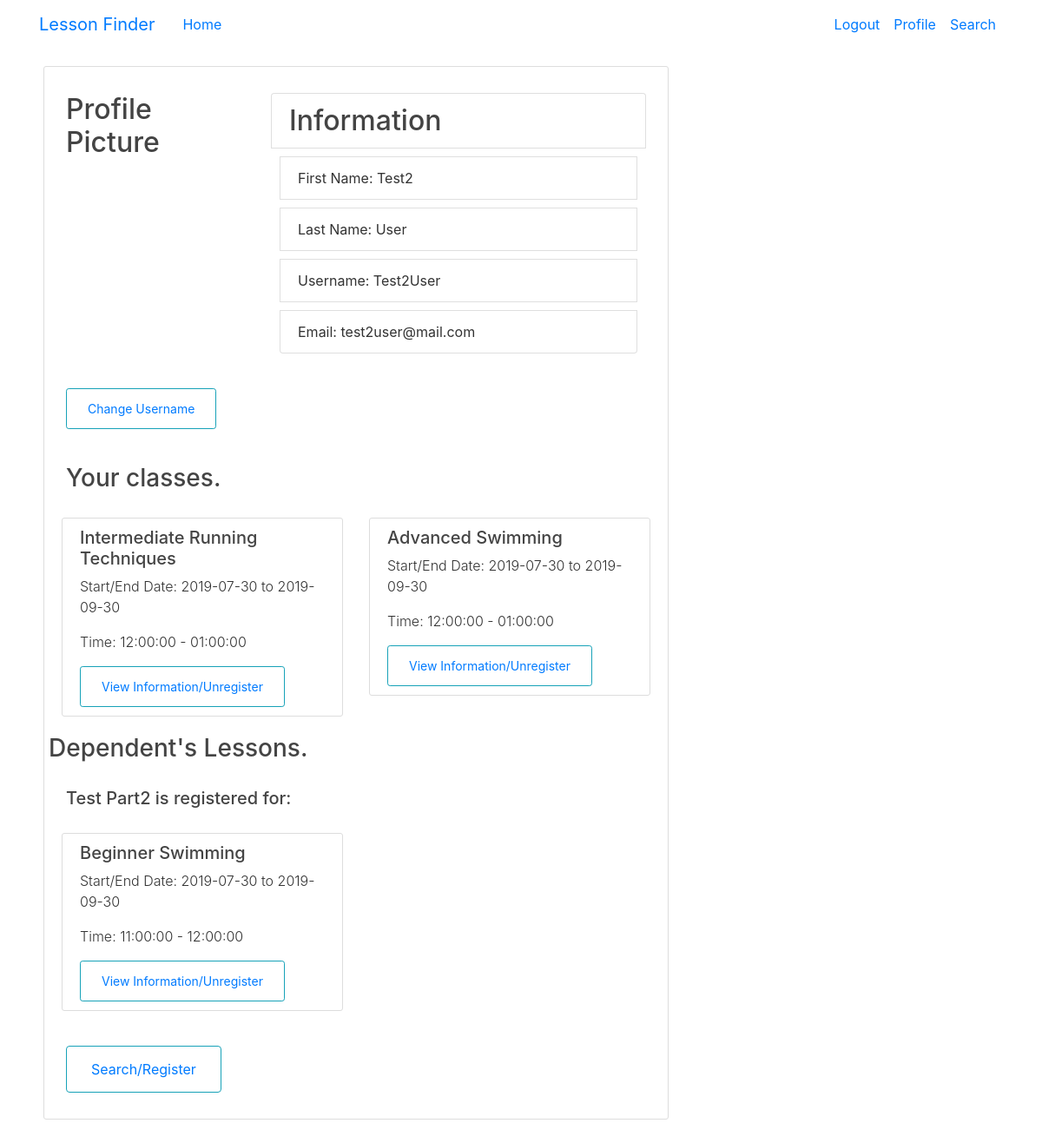
The page /profile (signed in) on the database its author committed.
### lessonfinder/models.py (models this page shows, shortened)
class User(db.Model, UserMixin):
    id = db.Column(db.Integer, primary_key=True)
    active = db.Column(db.Boolean(), nullable=False)
    fName = db.Column(db.String(50), nullable=False)
    lName = db.Column(db.String(50), nullable=False)
    email = db.Column(db.String(50), unique=True, nullable=False)
    birthday = db.Column(db.Date, nullable=False)
    username = db.Column(db.String(30), unique=True, nullable=False)
    password = db.Column(db.String(60), nullable=False)
    lessons = db.relationship('Lesson', secondary=lessons, backref=db.backref('selfParticipant', lazy='dynamic'))
    dependents = db.relationship('Participant', backref=db.backref('guardian'))

class Lesson(db.Model):
    id = db.Column(db.Integer, primary_key=True)
    name = db.Column(db.String(100), nullable=False)
    startDate = db.Column(db.Date, nullable=False)
    endDate = db.Column(db.Date, nullable=False)
    startTime = db.Column(db.Time, nullable=False)
    endTime = db.Column(db.Time, nullable=False)
    contactEmail = db.Column(db.String(250), nullable=False)
    level = db.Column(db.Integer)
    location = db.Column(db.String(50), nullable=False)
    organizationId = db.Column(db.Integer(), db.ForeignKey('organization.id'), nullable=False)
    instructor = db.Column(db.String(50), nullable=False)
    desc = db.Column(db.String(200))
    cap = db.Column(db.Integer, nullable=False)
    day = db.Column(db.String, nullable=False)

class Participant(db.Model, UserMixin):
    id = db.Column(db.Integer, primary_key=True)
    fName = db.Column(db.String(50), nullable=False)
    lName = db.Column(db.String(50), nullable=False)
    contactNum = db.Column(db.String(12))
    contactEmail = db.Column(db.String(50), nullable=False)
    user = db.Column(db.Integer, db.ForeignKey('user.id'))
    lessons = db.relationship('Lesson', secondary=depLessons, backref=db.backref('participants', lazy='dynamic'))

### lessonfinder/routes.py (the view)
@app.route("/profile")
@login_required
def profile():
    if current_user.is_authenticated:
        lessons = current_user.lessons
        dependents = current_user.dependents
        depLessons = []
        for dependent in dependents:
            for lesson in dependent.lessons:
                depLessons.append(lesson)
        return render_template('profile.html', title="Profile",
                               lessons=lessons, dependents=dependents, depLessons=depLessons)

### lessonfinder/templates/profile.html (shortened to what this page needs)
{% extends "layout2.html" %}
{% block content %}
        <div class="content-section">
            <div class="row">
                <div class="col-md-4">
                    <h2>Profile Picture</h2>
                </div>
                <div class="col-md-8">
                    <h2 class="list-group-item">Information</h2>
                    <li class="list-group-item" name="fName">First Name: {{ current_user.fName }}</li>
                    <li class="list-group-item" name="lName">Last Name: {{ current_user.lName }}</li>
                    <li class="list-group-item" name="lName">Username: {{ current_user.username }}</li>
                    <li class="list-group-item" name="email">Email: {{ current_user.email }}</li>
                </div>
            </div>
            <div  class="row">
                <div class="col-md-4">
                    <button class="btn btn-outline-info btn-sm">
                        <a class="nav-item nav-link" href="{{ url_for('update_username') }}">
                            Change Username
                        </a>
                    </button>
                </div>
            </div>
            <div class="row">
                <div class="col-md-12">
                    <h3>Your classes.</h3>
                </div>
            </div>
            <div class="row">
                {% for lesson in lessons %}
                <div class="col-md-6">
                    <article class="media content-section">
                        <div class="media-body">
                            <h5 class="article-content">{{ lesson.name }}</h5>
                            <p class="font-weight-light">Start/End Date: {{ lesson.startDate }} to {{ lesson.endDate }}</p>
                            <p class="font-weight-light">Time: {{ lesson.startTime }} - {{ lesson.endTime }}</p>
                            <button class="btn btn-outline-info btn-sm">
                                <a class="nav-item nav-link" href="{{ url_for('lesson_info', lesson_id=lesson.id, user_id=current_user.id) }}">
                                    View Information/Unregister
                                </a>
                            </button>
                        </div>
                    </article>
                </div>
                {% endfor %}
            </div>
            <div class="row">
                <h3>Dependent's Lessons.</h3>
            </div>
            <div class="row">
                {% for dependent in dependents %}
                    <div class="col-md-12">
                        <h5>{{ dependent.fName }} {{ dependent.lName }} is registered for:</h5>
                    </div>
                    {% for lesson in dependent.lessons %}
                    <div class="col-md-6">
                        <article class="media content-section">
                            <div class="media-body">
                                <h5 class="article-content">{{ lesson.name }}</h5>
                                <p class="font-weight-light">Start/End Date: {{ lesson.startDate }} to {{ lesson.endDate }}</p>
                                <p class="font-weight-light">Time: {{ lesson.startTime }} - {{ lesson.endTime }}</p>
                                <button class="btn btn-outline-info btn-sm">
                                    <a class="nav-item nav-link" href="{{ url_for('dep_lesson_info', lesson_id=lesson.id, dep_id=dependent.id) }}">
                                        View Information/Unregister
                                    </a>
                                </button>
                            </div>
                        </article>
                    </div>
                    {% endfor %}
                {% endfor %}
            </div>
            <div class="row">
                <div class="col-md-4">
                    <button class="btn btn-outline-info">
                        <a class="nav-item nav-link" href="{{ url_for('search') }}">
                            Search/Register
                        </a>
                    </button>
                </div>
            </div>
        </div>
{% endblock content %}

### lessonfinder/static/sub_styles.css (style rules this page uses)
html, body { color: #333333; height: 100%; }
.row { height: 100%; }
.col-md-8, .col-md-4, .col-md-12 { padding: 20px; }
li { margin: 10px; padding: 5px; }
h1, h2, h3, h4, h5, h6 { color: #444444; }
.content-section { background: #ffffff; padding: 10px 20px; border: 1px solid #dddddd; border-radius: 3px; margin-bottom: 20px; }
.article-content { white-space: pre-line; }

### rows shown on the page
User: fName "Test2", lName "User", username "Test2User", email "test2user@mail.com"
Lesson: name "Intermediate Running Techniques", startDate "2019-07-30", endDate "2019-09-30", startTime "12:00:00", endTime "01:00:00"
Lesson: name "Advanced Swimming", startDate "2019-07-30", endDate "2019-09-30", startTime "12:00:00", endTime "01:00:00"
Participant: fName "Test", lName "Part2"
Lesson: name "Beginner Swimming", startDate "2019-07-30", endDate "2019-09-30", startTime "11:00:00", endTime "12:00:00"
